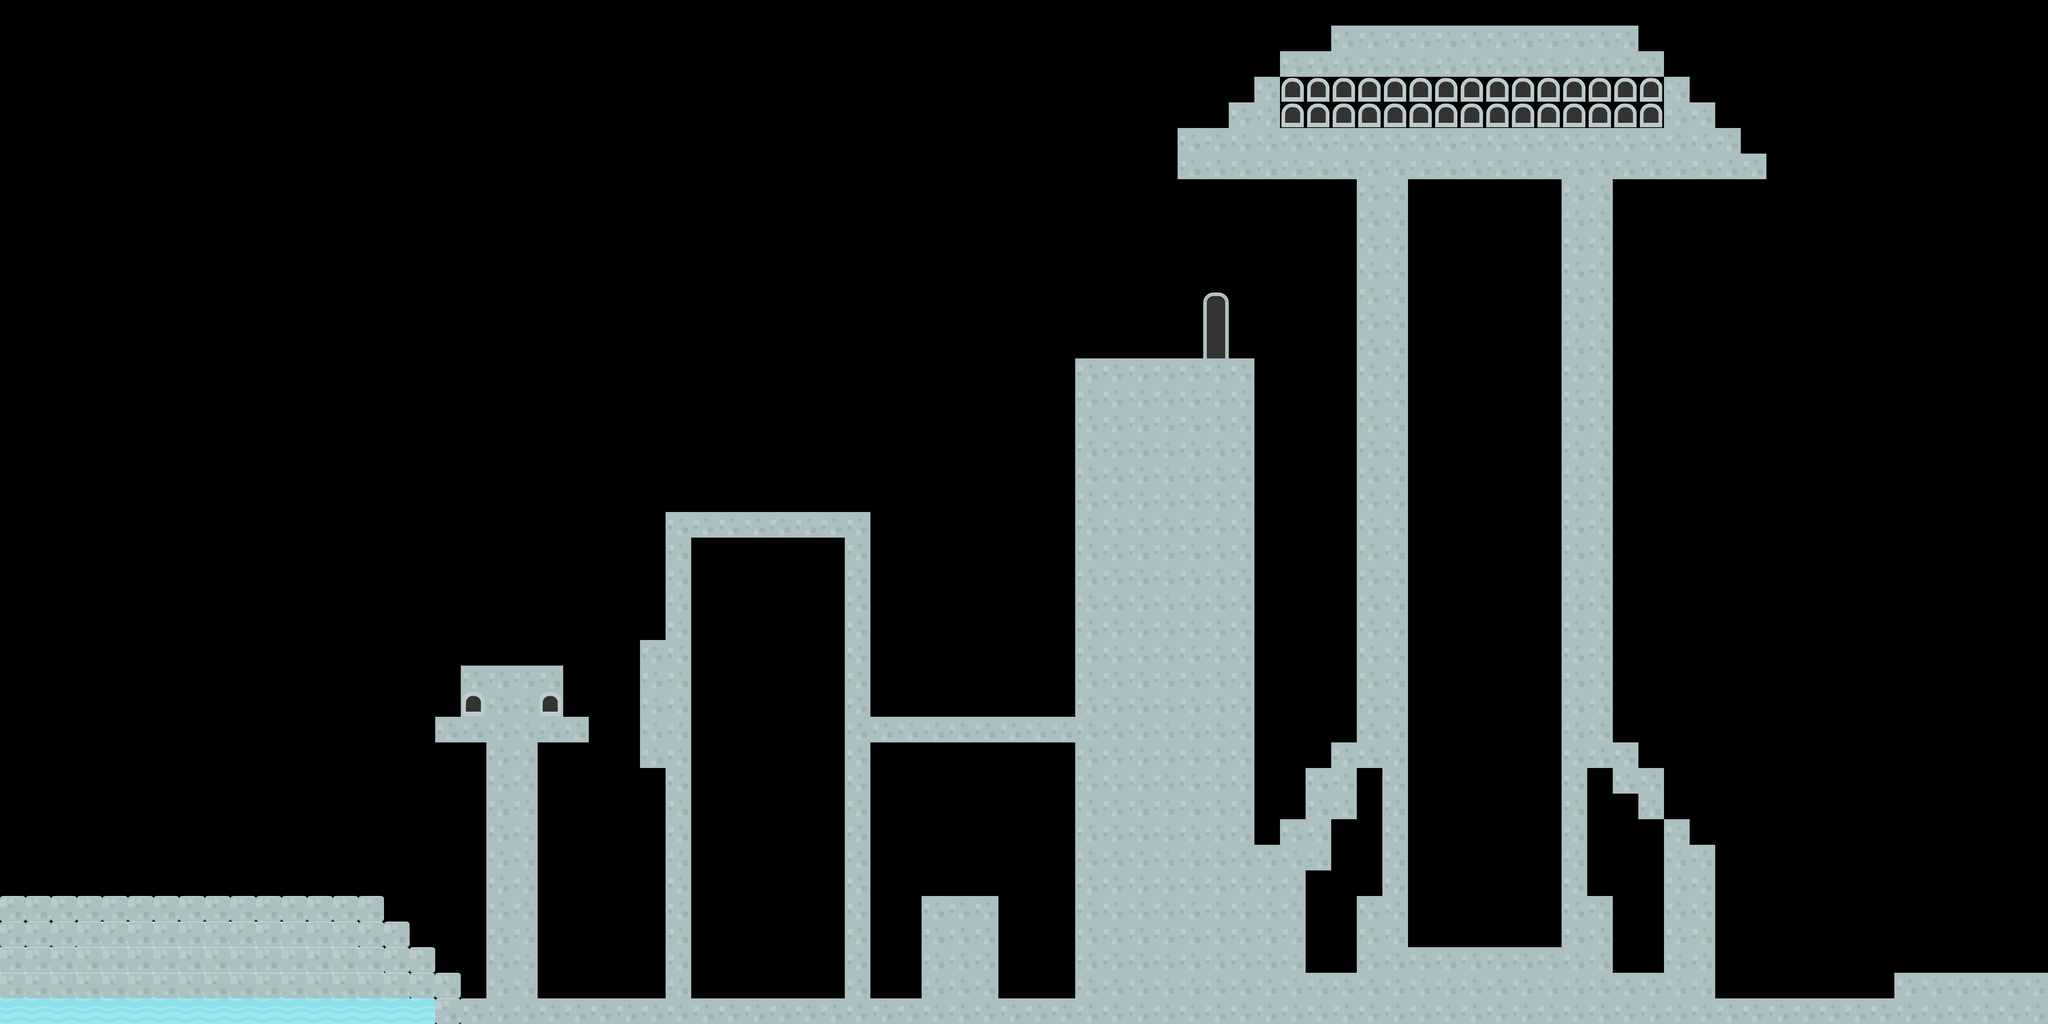

This game map was drawn from its Tiled (.tmx) file and the tilesets committed beside it. A one-line description and the trimmed map source follow:
An orthogonal 80x40 tile map with 70x70 px tiles, 3 tile layers (Tile Layer 1, collision, background), 2 tilesets.

<map version="1.0" orientation="orthogonal" renderorder="right-down" width="80" height="40" tilewidth="70" tileheight="70">
 <tileset firstgid="1" name="meta-tiles" tilewidth="70" tileheight="70">
  <image source="../img/meta-tiles.png" width="350" height="70" />
  <tile id="4">
   <properties>
    <property name="type" value="solid" />
   </properties>
  </tile>
 </tileset>
 <tileset firstgid="6" name="background-tiles" tilewidth="70" tileheight="70">
  <image source="../img/background-tiles.png" width="910" height="910" />
  <tile id="83">
   <properties>
    <property name="type" value="" />
   </properties>
  </tile>
 </tileset>
 <layer name="Tile Layer 1" width="80" height="40">
  <data>[3200 cells, 690 non-empty, 5 distinct tile ids]</data>
 </layer>
 <layer name="collision" width="80" height="40" opacity="0.85">
  <data>[3200 cells, 25 non-empty, 1 distinct tile ids]</data>
 </layer>
 <layer name="background" width="80" height="40">
  <data>[3200 cells, 69 non-empty, 2 distinct tile ids]</data>
 </layer>
</map>
